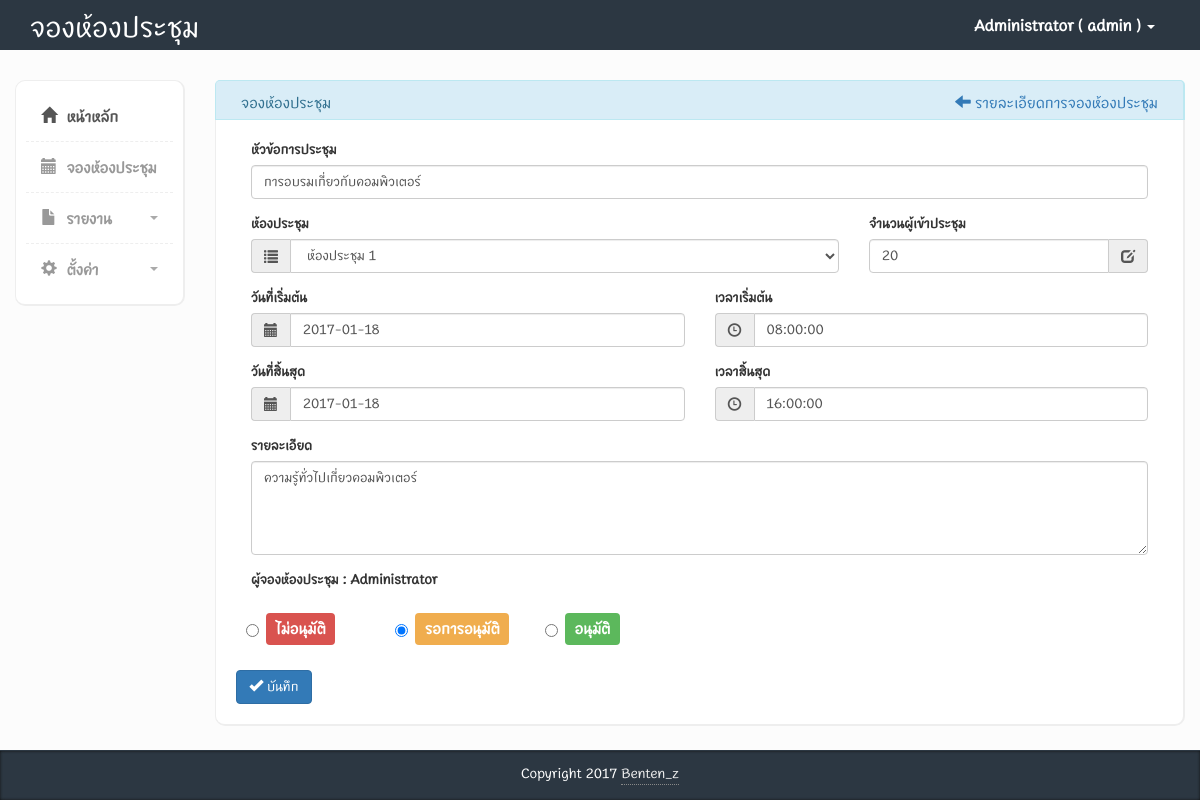
/frm_edit_book.php?book_id=2 (signed in), run on the app's committed database.
### tables this page shows
CREATE TABLE `tbl_users` (
  `user_id` int(11) NOT NULL AUTO_INCREMENT,
  `user_username` varchar(255) DEFAULT NULL,
  `user_password` varchar(255) DEFAULT NULL,
  `user_firstname` varchar(255) DEFAULT NULL,
  `user_lastname` varchar(255) DEFAULT NULL,
  `user_email` varchar(255) DEFAULT NULL,
  `user_status` varchar(255) DEFAULT NULL,
  `department_id` int(11) DEFAULT NULL,
  PRIMARY KEY (`user_id`)
);

CREATE TABLE `tbl_book` (
  `book_id` int(11) NOT NULL AUTO_INCREMENT,
  `book_date_start` date DEFAULT NULL,
  `book_time_start` time DEFAULT NULL,
  `book_date_finish` date DEFAULT NULL,
  `book_time_finish` time DEFAULT NULL,
  `book_title` varchar(255) DEFAULT NULL,
  `book_detail` varchar(255) DEFAULT NULL,
  `book_qty` int(11) DEFAULT NULL,
  `book_status` varchar(255) DEFAULT NULL,
  `user_id` int(11) DEFAULT NULL,
  `room_id` int(11) DEFAULT NULL,
  PRIMARY KEY (`book_id`)
);

### frm_edit_book.php (the view, shortened to what the rows shown need)
<?php
include("set_session.php");
?>
<?php require("ConnectDB.php"); ?>
<?php
$book_id = mysqli_real_escape_string($con, $_GET['book_id']);
$sql_select_book = "SELECT * FROM tbl_book LEFT JOIN tbl_users ON tbl_users.user_id = tbl_book.user_id LEFT JOIN tbl_rooms ON  tbl_rooms.room_id = tbl_book.room_id WHERE book_id = '$book_id'";
$result_select_book = mysqli_query($con, $sql_select_book);
$row_select_book = mysqli_fetch_assoc($result_select_book);
?>
<!DOCTYPE html>
<html>
    <?php include("head.php") ?>
    <body>
        <?php include("header.php") ?>
        <div class="page-content">
            <div class="row">
                <div class="col-md-10">
                    <div class="row">
                        <div class="col-md-12 panel-info">
                            <div class="content-box-large box-with-header">
                                <div class="row">
                                    <div class="col-md-12">
                                        <form id="form1" action="edit_book.php" method="POST" enctype="multipart/form-data" novalidate>
                                            <fieldset>
                                                <div class="form-group col-md-12">
                                                    <label for="book_title">หัวข้อการประชุม</label>
                                                    <input id="book_title" name="book_title" class="form-control" type="text" data-validation="required" value="<?php echo $row_select_book['book_title']; ?>">
                                                </div>
                                                <div class="form-group col-md-4">
                                                    <div class="row">
                                                        <div class="col-sm-12">
                                                            <div class="input-group">
                                                                <input id="book_qty" name="book_qty" class="form-control" type="text" data-validation="number" data-validation-allowing="range[1;100]" value="<?php echo $row_select_book['book_qty']; ?>">
                                                                <span class="input-group-addon"><i class="glyphicon glyphicon-edit"></i></span>
                                                            </div>
                                                        </div>
                                                    </div>
                                                </div>
                                                <div class="form-group col-md-6">
                                                    <div class="row">
                                                        <div class="col-sm-12">
                                                            <div class="input-group">
                                                                <span class="input-group-addon"><i class="glyphicon glyphicon-calendar"></i></span>
                                                                <input type="text" name="book_date_start" id="book_date_start" class="form-control" data-validation="required" value="<?php echo $row_select_book['book_date_start']; ?>">
                                                            </div>
                                                        </div>
                                                    </div>
                                                </div>
                                                <div class="form-group col-md-6">
                                                    <div class="row">
                                                        <div class="col-sm-12">
                                                            <div class="input-group">
                                                                <span class="input-group-addon"><i class="glyphicon glyphicon-time"></i></span>
                                                                <input type="text" name="book_time_start" id="book_time_start" class="form-control" data-validation="required" value="<?php echo $row_select_book['book_time_start']; ?>">
                                                            </div>
                                                        </div>
                                                    </div>
                                                </div>
                                                <div class="form-group col-md-6">
                                                    <div class="row">
                                                        <div class="col-sm-12">
                                                            <div class="input-group">
                                                                <span class="input-group-addon"><i class="glyphicon glyphicon-calendar"></i></span>
                                                                <input type="text" name="book_date_finish" id="book_date_finish" class="form-control" data-validation="required" value="<?php echo $row_select_book['book_date_finish']; ?>">
                                                            </div>
                                                        </div>
                                                    </div>
                                                </div>
                                                <div class="form-group col-md-6">
                                                    <div class="row">
                                                        <div class="col-sm-12">
                                                            <div class="input-group">
                                                                <span class="input-group-addon"><i class="glyphicon glyphicon-time"></i></span>
                                                                <input type="text" name="book_time_finish" id="book_time_finish" class="form-control" data-validation="required" value="<?php echo $row_select_book['book_time_finish']; ?>">
                                                            </div>
                                                        </div>
                                                    </div>
                                                </div>
                                                <div class="form-group col-md-12">
                                                    <label for="book_detail" class="control-label">รายละเอียด</label>
                                                    <textarea id="book_detail" name="book_detail" rows="4" class="form-control"><?php echo $row_select_book['book_detail']; ?></textarea>
                                                </div>
                                                <div class="form-group col-md-8">
                                                    <label for="room_name">ผู้จองห้องประชุม : <?php echo $s_login_firstname ?></label>
                                                </div>
                                            </fieldset>
                                            <br>
                                        </form>
                                    </div>
                                </div>
                            </div>
                        </div>
                    </div>
                </div>
            </div>
        </div>
    </body>
</html>

### header.php (shortened to what the rows shown need)
<div class="header">
    <div class="container">
        <div class="row">
            <div class="col-md-5">
                <div class="logo">
                    <h1><a href="index.php">จองห้องประชุม</a></h1>
                </div>
            </div>
            <div class="col-md-7">
                <div class="navbar navbar-inverse" role="banner">
                    <nav class=" navbar-collapse bs-navbar-collapse navbar-right" role="navigation">
                        <ul class="nav navbar-nav">
                            <li class="dropdown">
                                <a href="#" class="dropdown-toggle" data-toggle="dropdown"><?php echo $s_login_firstname . "  ( " . $s_login_username . " ) "; ?> <b class="caret"></b></a>
                            </li>
                        </ul>
                    </nav>
                </div>
            </div>
        </div>
    </div>
</div>

### data on the page
tbl_users: user_firstname "Administrator", user_username "admin"
tbl_book: book_title "การอบรมเกี่ยวกับคอมพิวเตอร์", book_qty "20", book_date_start "2017-01-18", book_time_start "08:00:00", book_date_finish "2017-01-18", book_time_finish "16:00:00", book_detail "ความรู้ทั่วไปเกี่ยวคอมพิวเตอร์"

### other printed values
form field room_id "ห้องประชุม 1"
